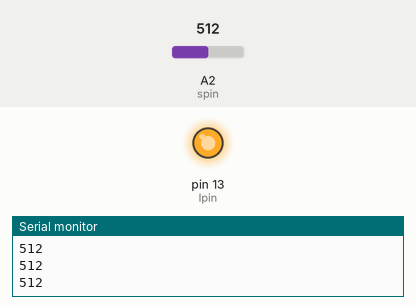
This sketch was run on a simulated Arduino Uno, built with avr-gcc and run on an emulated ATmega328P. Shown: output pins drawn as LEDs (lit = HIGH), the last lines printed to the serial monitor. Inputs (shaded band) come from the test bench; at power-on: A2 (spin) = 512.

Above: at 1.2 s.
1.3 s: A2 (spin) set to 211
2.8 s: A2 (spin) set to 187
At 4.0 s:
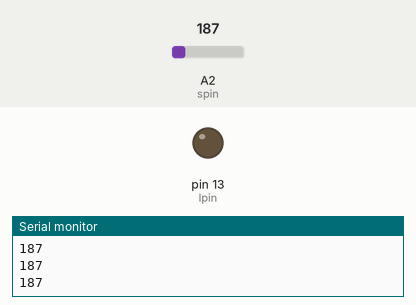
4.3 s: A2 (spin) set to 210
At 5.3 s:
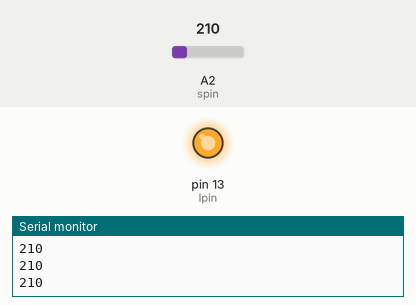
5.8 s: A2 (spin) set to 190
At 6.5 s:
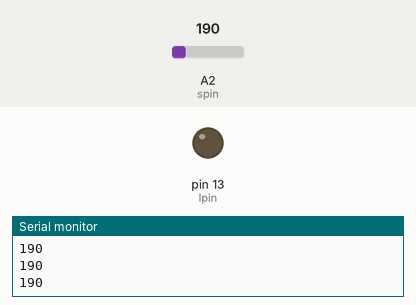
Timing chart, 0 to 8.3 s (numbered marks = the images above; inputs shaded):
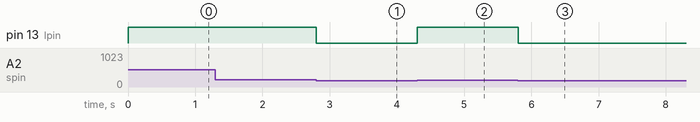

The sketch:

sketch_apr7a.ino
```cpp
const int lpin = 13;
const int spin = A2;
const int limit = 200;
int sval = 0; // sensor read value - default 0

void setup() {
  Serial.begin(9600);
  pinMode(lpin, OUTPUT); // output pin connected to led
  pinMode(spin, INPUT); // input pin connected to sensor
}

void loop() {
  sval = analogRead(spin);
  if (sval >= limit) {
    digitalWrite(lpin, HIGH);
  } else {
    digitalWrite(lpin, LOW);
  }
  Serial.println(sval);
}
```

Measured:
- the behaviour switches between 200 and 199 on A2 (spin) (found by bisection; images 0 and 1)
- after the input at 2.8 s, pin 13 (lpin): HIGH → LOW at once
- after the input at 4.3 s, pin 13 (lpin): LOW → HIGH at once
- after the input at 5.8 s, pin 13 (lpin): HIGH → LOW at once
